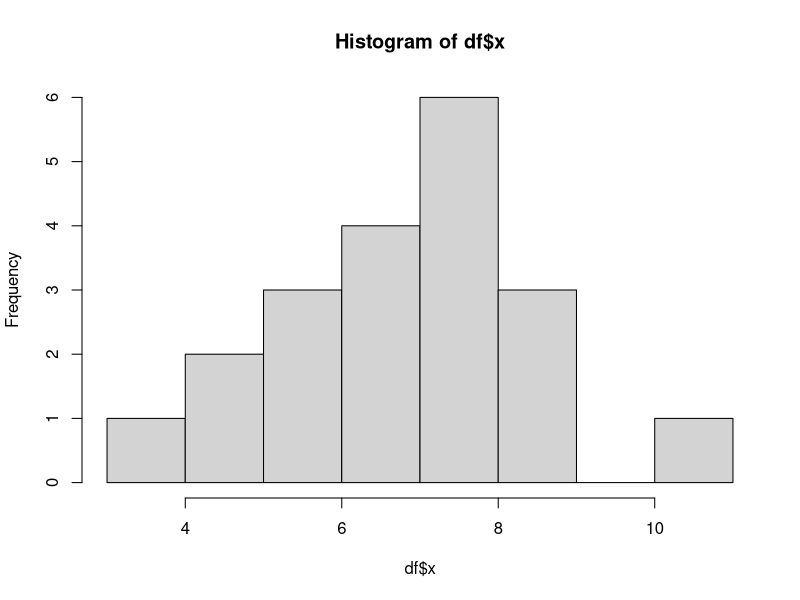

This chart was generated by the following R code:
# data set
x <- c(5.7,7.7,7.5,3.8,8.8,5.4,7.9,8.1,4.7,6.3,
10.3,4.9,7.3,6.7,7.2,8.3,7.7,6.9,5.5,6.9)
df <- as.data.frame(x)
hist(df$x)

# <- 대신 = 사용가능
df$y = df$x -6

df$check1950 <- (df$x > 6) #참이면 true이고 거짓이면 false으로 저장됨

n <- nrow(df)
mu <- 6
sigma <- 1.5
xbar <- mean(df$x)

# z값
z <- (xbar-mu) / (sigma/sqrt(n))

# p-value 양쪽 검정
p_value <- 2*(1-pnorm(z)) 

# p-value 한쪽 검정
p_value2 <- 1-pnorm(z)
